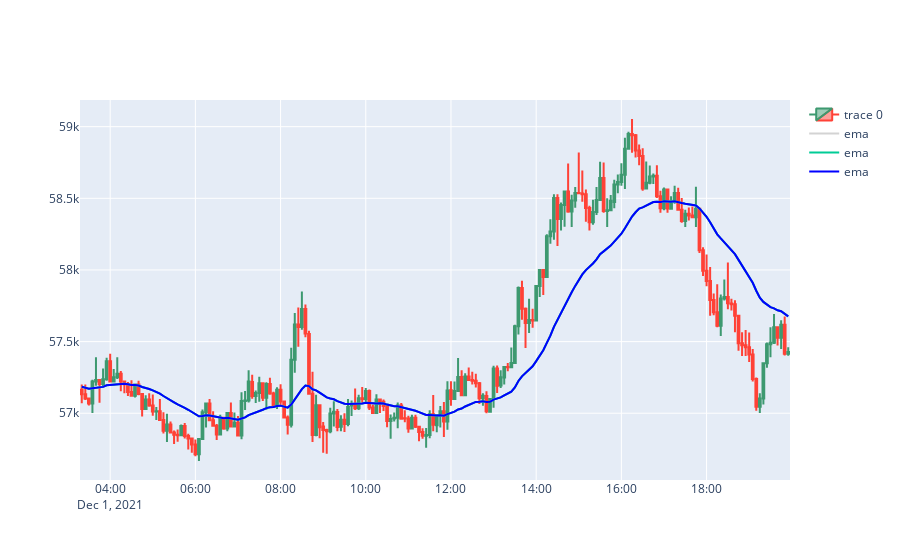

Notebook code cell kept with this figure:
### Code cell
import plotly.graph_objects as go

fig.add_trace(go.Scatter(
    x=ds[40:240]['Date'], 
    y=ds[40:240]['ema_30'],
    type='scatter', 
    mode='lines',
    line=dict(color='blue'),
    name='ema'
))

### Figure 1 — Plotly figure (JSON) as saved in the notebook; plotly's stock layout.template omitted (floating-point values rounded to 4 significant figures; data arrays with more than 128 entries replaced by an {"elided": "..."} marker saying what was removed)
{"data": [{"close": {"elided": "200 float values"}, "high": {"elided": "200 float values"}, "low": {"elided": "200 float values"}, "open": {"elided": "200 float values"}, "type": "candlestick", "x": {"elided": "200 str values"}}, {"line": {"color": "lightgrey"}, "mode": "lines", "name": "ema", "type": "scatter", "x": {"elided": "200 str values"}, "y": {"elided": "200 float values"}}, {"mode": "lines", "name": "ema", "type": "scatter", "x": {"elided": "200 str values"}, "y": {"elided": "200 float values"}}, {"line": {"color": "blue"}, "mode": "lines", "name": "ema", "type": "scatter", "x": {"elided": "200 str values"}, "y": {"elided": "200 float values"}}], "layout": {"autosize": true, "xaxis": {"autorange": true, "range": ["2021-12-01 03:17:30", "2021-12-01 19:57:30"], "rangeslider": {"visible": false, "yaxis": {}}, "type": "date"}, "yaxis": {"autorange": true, "range": [56530.0, 59190.0], "type": "linear"}}}
